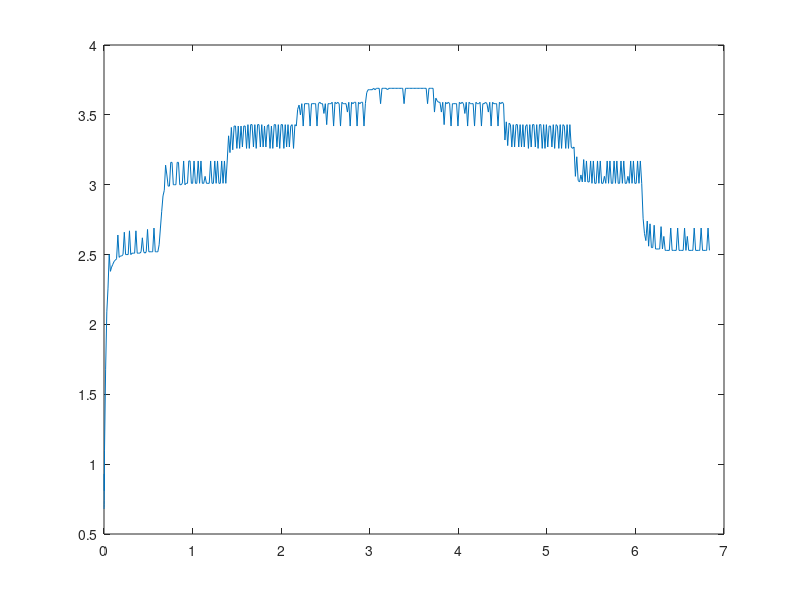

The MATLAB script that drew this image:
s = [216
0.68
864
0.69
1520
0.71
2224
0.74
2928
0.93
3640
0.81
5704
1.10
18184
1.68
31704
2.09
45224
2.26
58744
2.50
72264
2.38
85784
2.41
99304
2.43
112824
2.45
127384
2.46
141944
2.47
156504
2.64
171064
2.48
185624
2.49
200184
2.49
214744
2.50
229304
2.66
243864
2.50
258424
2.50
272984
2.50
287544
2.67
302104
2.50
316664
2.51
331224
2.51
345784
2.51
360344
2.67
374904
2.51
389464
2.51
404024
2.51
418584
2.52
433144
2.62
447704
2.52
462264
2.51
476824
2.52
491384
2.68
505944
2.52
520504
2.52
535064
2.52
549624
2.52
564184
2.69
578744
2.52
593304
2.52
607864
2.52
622424
2.57
636984
2.69
651544
2.81
666104
2.92
680664
2.96
695224
3.14
709784
3.07
724344
2.99
738904
2.99
753464
3.16
768024
3.16
782584
3.00
797144
3.00
811704
3.00
826264
3.16
840824
3.16
855384
3.00
869944
3.00
884504
3.01
899064
3.17
913624
3.00
928184
3.01
942744
3.01
957304
3.17
971864
3.17
986424
3.01
1000984
3.01
1016584
3.17
1032184
3.01
1047784
3.01
1063384
3.17
1078984
3.01
1094584
3.17
1110184
3.01
1125784
3.01
1141384
3.06
1156984
3.01
1172592
3.01
1188184
3.01
1203784
3.17
1219384
3.01
1234984
3.01
1250584
3.17
1266184
3.01
1281784
3.17
1297384
3.01
1312984
3.01
1328584
3.17
1344184
3.01
1359784
3.17
1375384
3.01
1390984
3.17
1406584
3.35
1422184
3.23
1437784
3.41
1453384
3.25
1468984
3.42
1484584
3.42
1500184
3.26
1515784
3.42
1531384
3.26
1546984
3.42
1562584
3.27
1578184
3.42
1593784
3.42
1609384
3.26
1624984
3.43
1640584
3.26
1656184
3.43
1671784
3.43
1687384
3.27
1702984
3.43
1718584
3.26
1734184
3.43
1749784
3.43
1765384
3.27
1780984
3.43
1796584
3.27
1812184
3.42
1827784
3.27
1843384
3.42
1858984
3.43
1874584
3.26
1890184
3.42
1905784
3.26
1921384
3.43
1936984
3.43
1952584
3.27
1968184
3.43
1983784
3.26
1999384
3.43
2014984
3.43
2030584
3.26
2046184
3.43
2061784
3.27
2077384
3.43
2092984
3.27
2108584
3.42
2124184
3.43
2139784
3.26
2155384
3.43
2170992
3.42
2186584
3.54
2202184
3.57
2217784
3.50
2233384
3.58
2248984
3.42
2264584
3.58
2280184
3.58
2295784
3.58
2311384
3.58
2326984
3.42
2342584
3.58
2358184
3.58
2373784
3.58
2389384
3.58
2404984
3.42
2420584
3.58
2436184
3.59
2451784
3.58
2467384
3.58
2482984
3.51
2498584
3.58
2514184
3.43
2529784
3.58
2545384
3.58
2560984
3.58
2576584
3.59
2592184
3.42
2607784
3.59
2623384
3.58
2638984
3.59
2654584
3.58
2670184
3.42
2685784
3.59
2701384
3.58
2716984
3.58
2732584
3.58
2748184
3.52
2763784
3.59
2779384
3.42
2794984
3.59
2810584
3.58
2826184
3.59
2841784
3.59
2857384
3.42
2872984
3.59
2888584
3.58
2904184
3.59
2919784
3.59
2935384
3.42
2950984
3.58
2966584
3.66
2982184
3.68
2997784
3.68
3013384
3.68
3028984
3.68
3044584
3.69
3060184
3.68
3075784
3.69
3091384
3.69
3106984
3.69
3122584
3.58
3138184
3.69
3153784
3.69
3169392
3.69
3184984
3.69
3200584
3.68
3216184
3.69
3231784
3.69
3247384
3.69
3262984
3.69
3278584
3.69
3294184
3.69
3309784
3.69
3325384
3.69
3340984
3.69
3356584
3.69
3372184
3.69
3387784
3.58
3403384
3.69
3418984
3.69
3434584
3.69
3450184
3.69
3465784
3.69
3481384
3.69
3496984
3.69
3512584
3.69
3528184
3.69
3543784
3.69
3559384
3.69
3574984
3.69
3590584
3.69
3606184
3.69
3621784
3.69
3637384
3.69
3652984
3.58
3668584
3.69
3684184
3.69
3699784
3.69
3715384
3.69
3730984
3.52
3746584
3.62
3762184
3.60
3777784
3.59
3793384
3.59
3808984
3.52
3824584
3.59
3840184
3.43
3855784
3.59
3871384
3.58
3886984
3.59
3902584
3.58
3918184
3.42
3933784
3.58
3949384
3.58
3964984
3.58
3980584
3.58
3996184
3.42
4011784
3.59
4027384
3.58
4042984
3.59
4058584
3.58
4074184
3.51
4089784
3.59
4105384
3.42
4120984
3.59
4136584
3.58
4152184
3.58
4167792
3.58
4183384
3.42
4198984
3.59
4214584
3.58
4230184
3.58
4245784
3.59
4261384
3.42
4276984
3.58
4292584
3.58
4308184
3.59
4323784
3.58
4339384
3.52
4354984
3.59
4370584
3.42
4386184
3.59
4401784
3.58
4417384
3.58
4432984
3.58
4448584
3.42
4464184
3.59
4479784
3.58
4495384
3.59
4510984
3.58
4526584
3.32
4542184
3.45
4557784
3.28
4573384
3.44
4588984
3.43
4604584
3.27
4620184
3.43
4635784
3.27
4651384
3.43
4666984
3.43
4682584
3.27
4698184
3.43
4713784
3.27
4729384
3.43
4744984
3.27
4760584
3.42
4776184
3.43
4791784
3.26
4807384
3.43
4822984
3.27
4838584
3.43
4854184
3.43
4869784
3.27
4885384
3.43
4900984
3.26
4916584
3.43
4932184
3.43
4947784
3.26
4963384
3.43
4978984
3.26
4994584
3.43
5010184
3.27
5025784
3.42
5041384
3.42
5056984
3.27
5072584
3.43
5088184
3.26
5103784
3.43
5119384
3.42
5134984
3.26
5150584
3.43
5166192
3.26
5181784
3.43
5197384
3.42
5212984
3.26
5228584
3.43
5244184
3.26
5259784
3.43
5275384
3.27
5290984
3.26
5306584
3.27
5322184
3.06
5337784
3.20
5353384
3.03
5368984
3.02
5384584
3.07
5400184
3.02
5415784
3.18
5431384
3.02
5446984
3.17
5462584
3.02
5478184
3.02
5493784
3.17
5509384
3.01
5524984
3.17
5540584
3.01
5556184
3.01
5571784
3.17
5587384
3.01
5602984
3.17
5618584
3.01
5634184
3.01
5649784
3.06
5665384
3.01
5680984
3.17
5696584
3.01
5712184
3.17
5727784
3.01
5743384
3.01
5758984
3.17
5774584
3.01
5790184
3.17
5805784
3.01
5821384
3.01
5836984
3.17
5852584
3.01
5868184
3.17
5883784
3.01
5899384
3.01
5914984
3.06
5930584
3.01
5946184
3.17
5961784
3.01
5977384
3.17
5992984
3.01
6008584
3.01
6024184
3.17
6039784
3.01
6055384
3.17
6070984
3.01
6086584
2.76
6102184
2.65
6117784
2.60
6133384
2.74
6148984
2.56
6164592
2.72
6180184
2.55
6195784
2.55
6211384
2.71
6226984
2.54
6242584
2.54
6258184
2.54
6273784
2.54
6289384
2.70
6304984
2.54
6320584
2.63
6336184
2.53
6351784
2.53
6367384
2.53
6382984
2.53
6398584
2.69
6414184
2.53
6429784
2.53
6445384
2.53
6460984
2.53
6476584
2.69
6492184
2.53
6507784
2.53
6523384
2.53
6538984
2.53
6554584
2.69
6570184
2.53
6585784
2.63
6601384
2.53
6616984
2.53
6632584
2.53
6648184
2.53
6663784
2.69
6679384
2.53
6694984
2.53
6710584
2.53
6726184
2.53
6741784
2.69
6757384
2.53
6772984
2.53
6788584
2.53
6804184
2.53
6819784
2.69
6835384
2.53
];


t = s(1:2:end,:);  % odd matrix
t = t * 10^(-6);
v = s(2:2:end,:);  % even matrix


plot(t,v);